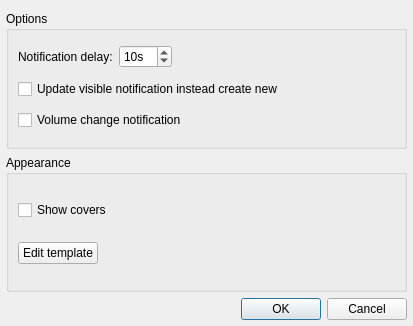
<?xml version="1.0" encoding="UTF-8"?>
<ui version="4.0">
 <class>KdeNotifySettingsDialog</class>
 <widget class="QDialog" name="KdeNotifySettingsDialog">
  <property name="geometry">
   <rect>
    <x>0</x>
    <y>0</y>
    <width>413</width>
    <height>326</height>
   </rect>
  </property>
  <property name="windowTitle">
   <string>KDE 4 Notification Plugin Settings</string>
  </property>
  <layout class="QGridLayout" name="gridLayout">
   <property name="leftMargin">
    <number>6</number>
   </property>
   <property name="rightMargin">
    <number>6</number>
   </property>
   <property name="bottomMargin">
    <number>6</number>
   </property>
   <item row="3" column="0" colspan="2">
    <widget class="QDialogButtonBox" name="buttonBox">
     <property name="orientation">
      <enum>Qt::Horizontal</enum>
     </property>
     <property name="standardButtons">
      <set>QDialogButtonBox::Cancel|QDialogButtonBox::Ok</set>
     </property>
    </widget>
   </item>
   <item row="0" column="0" colspan="2">
    <widget class="QGroupBox" name="groupBox">
     <property name="title">
      <string>Options</string>
     </property>
     <layout class="QGridLayout" name="gridLayout_3">
      <item row="0" column="0">
       <widget class="QLabel" name="label">
        <property name="text">
         <string>Notification delay:</string>
        </property>
       </widget>
      </item>
      <item row="1" column="0" colspan="3">
       <widget class="QCheckBox" name="updateNotifyCheckBox">
        <property name="text">
         <string>Update visible notification instead create new</string>
        </property>
       </widget>
      </item>
      <item row="0" column="2">
       <spacer name="horizontalSpacer_2">
        <property name="orientation">
         <enum>Qt::Horizontal</enum>
        </property>
        <property name="sizeHint" stdset="0">
         <size>
          <width>40</width>
          <height>20</height>
         </size>
        </property>
       </spacer>
      </item>
      <item row="0" column="1">
       <widget class="QSpinBox" name="notifyDelaySpinBox">
        <property name="suffix">
         <string>s</string>
        </property>
        <property name="maximum">
         <number>100</number>
        </property>
        <property name="value">
         <number>10</number>
        </property>
       </widget>
      </item>
      <item row="2" column="0" colspan="3">
       <widget class="QCheckBox" name="volumeCheckBox">
        <property name="text">
         <string>Volume change notification</string>
        </property>
       </widget>
      </item>
     </layout>
    </widget>
   </item>
   <item row="1" column="0" colspan="2">
    <widget class="QGroupBox" name="groupBox_2">
     <property name="title">
      <string>Appearance</string>
     </property>
     <layout class="QVBoxLayout" name="verticalLayout">
      <item>
       <widget class="QCheckBox" name="showCoversCheckBox">
        <property name="text">
         <string>Show covers</string>
        </property>
       </widget>
      </item>
      <item>
       <layout class="QHBoxLayout" name="horizontalLayout">
        <item>
         <widget class="QPushButton" name="templateButton">
          <property name="text">
           <string>Edit template</string>
          </property>
         </widget>
        </item>
        <item>
         <spacer name="horizontalSpacer">
          <property name="orientation">
           <enum>Qt::Horizontal</enum>
          </property>
          <property name="sizeHint" stdset="0">
           <size>
            <width>40</width>
            <height>20</height>
           </size>
          </property>
         </spacer>
        </item>
       </layout>
      </item>
     </layout>
    </widget>
   </item>
  </layout>
 </widget>
 <resources/>
 <connections>
  <connection>
   <sender>buttonBox</sender>
   <signal>accepted()</signal>
   <receiver>KdeNotifySettingsDialog</receiver>
   <slot>accept()</slot>
   <hints>
    <hint type="sourcelabel">
     <x>248</x>
     <y>254</y>
    </hint>
    <hint type="destinationlabel">
     <x>157</x>
     <y>274</y>
    </hint>
   </hints>
  </connection>
  <connection>
   <sender>buttonBox</sender>
   <signal>rejected()</signal>
   <receiver>KdeNotifySettingsDialog</receiver>
   <slot>reject()</slot>
   <hints>
    <hint type="sourcelabel">
     <x>316</x>
     <y>260</y>
    </hint>
    <hint type="destinationlabel">
     <x>286</x>
     <y>274</y>
    </hint>
   </hints>
  </connection>
 </connections>
</ui>
